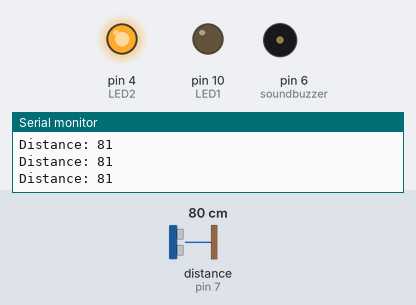
Recording of a sketch running on a simulated Arduino Uno, built with avr-gcc and run on an emulated ATmega328P. Shown: output pins drawn as LEDs (lit = HIGH), buzzer (waves = sounding), the last lines printed to the serial monitor. Wiring (inferred from the names in the program): ultrasonic range finder: trigger pin 8; echo pin 7. The test bench sets the inputs (shaded band); at power-on: distance to the obstacle (sensor on pin 7) 80 cm. The echo pulse lasts 58.3 µs per cm; pins used as bus, display or sensor lines are not drawn.

Above: at 1.2 s.
1.3 s: distance to the obstacle (sensor on pin 7) set to 5 cm
3.0 s: distance to the obstacle (sensor on pin 7) set to 2 cm
At 3.9 s:
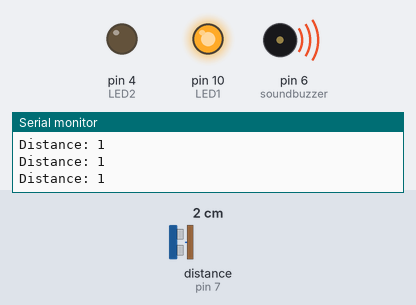
4.5 s: distance to the obstacle (sensor on pin 7) set to 4 cm
At 5.4 s:
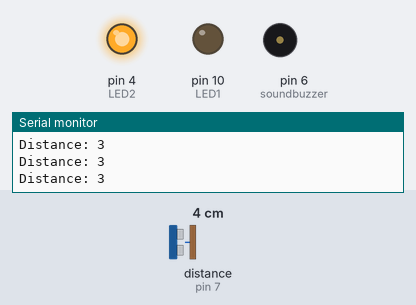
Timing chart, 0 to 7.5 s (numbered marks = the images above; inputs shaded):
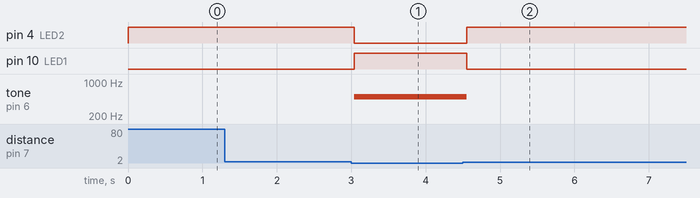

Measured:
- the behaviour switches between 4 and 3 cm on distance to the obstacle (sensor on pin 7) (found by bisection; images 0 and 1)
- after the input at 3.0 s, pin 4 (LED2): HIGH → LOW at once; pin 10 (LED1): LOW → HIGH at once; tone on pin 6 (soundbuzzer): silent → 500 Hz at once
- after the input at 4.5 s, pin 4 (LED2): LOW → HIGH after 0.05 s; pin 10 (LED1): HIGH → LOW after 0.05 s; tone on pin 6 (soundbuzzer): 500 Hz → silent after 0.05 s

The sketch:

Motion_Senser.ino
```cpp
const int echo = 7;
const int trig = 8;
const int soundbuzzer = 6;

int distance = 0;
int duration = 0;

int LED2 = 4;
int LED1 = 10;

int sound = 500;


void setup() {
  // put your setup code here, to run once:
  pinMode(trig, OUTPUT);
  pinMode(echo, INPUT);
  pinMode(LED1, OUTPUT);
  pinMode(LED2, OUTPUT);
  pinMode(soundbuzzer, OUTPUT);
  Serial.begin(9600);

}

void loop() {
  // put your main code here, to run repeatedly:
  digitalWrite(trig, HIGH);
  delayMicroseconds(1000);
  digitalWrite(trig, LOW);


  duration = pulseIn(echo, HIGH);
  distance = (duration/2) / 28.5;


  if (distance <= 2)
  {
    digitalWrite(LED1, HIGH);
    tone(soundbuzzer, sound);

  }
  else
  {
    digitalWrite(LED1, LOW);
    noTone(soundbuzzer);
  }

   if (distance >= 3)
  {
    digitalWrite(LED2, HIGH);
  }
  else
  {
    digitalWrite(LED2, LOW);
  }

//  if (distance > 5 || distance <= 0){
//    Serial.println("Outside the permissible range of distances");
//    noTone(soundbuzzer);
//  }
//  else {
//    Serial.print(distance);
//    Serial.println(" cm");
//    tone(soundbuzzer, sound);
//  }

  Serial.print("Distance: ");
  Serial.println(distance);
  delay(300);


}
```
